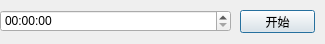
<?xml version="1.0" encoding="UTF-8"?>
<ui version="4.0">
 <class>ShowHideTime</class>
 <widget class="QDialog" name="ShowHideTime">
  <property name="geometry">
   <rect>
    <x>0</x>
    <y>0</y>
    <width>325</width>
    <height>44</height>
   </rect>
  </property>
  <property name="windowTitle">
   <string>Dialog</string>
  </property>
  <widget class="QTimeEdit" name="time_edit_interval">
   <property name="geometry">
    <rect>
     <x>0</x>
     <y>10</y>
     <width>231</width>
     <height>22</height>
    </rect>
   </property>
  </widget>
  <widget class="QPushButton" name="push_button_ok">
   <property name="geometry">
    <rect>
     <x>240</x>
     <y>10</y>
     <width>75</width>
     <height>23</height>
    </rect>
   </property>
   <property name="text">
    <string>开始</string>
   </property>
  </widget>
 </widget>
 <resources/>
 <connections/>
</ui>
